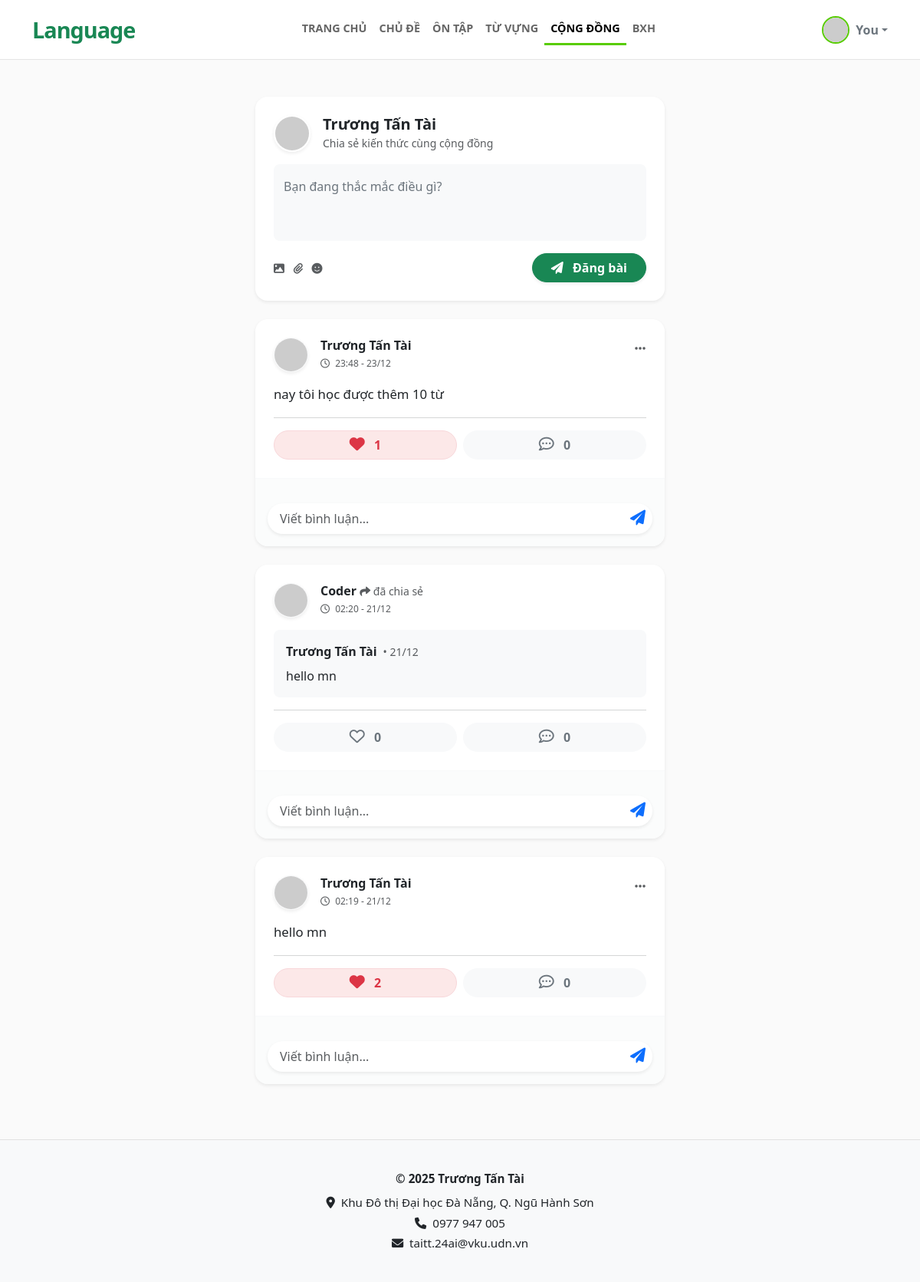
Screenshot of /community (signed in) with the database file from the repository.
### app.py (models this page shows)
class User(db.Model):
    id = db.Column(db.Integer, primary_key=True)
    username = db.Column(db.String(20), unique=True, nullable=False)
    email = db.Column(db.String(120), unique=True, nullable=False)      # Mới: Email
    fullname = db.Column(db.String(100), nullable=False)                # Mới: Tên hiển thị
    password = db.Column(db.String(60), nullable=False)
    posts = db.relationship('Post', backref='author', lazy=True)
    comments = db.relationship('Comment', backref='author', lazy=True)

class Post(db.Model):
    id = db.Column(db.Integer, primary_key=True)
    content = db.Column(db.Text, nullable=True) # Có thể null nếu chỉ chia sẻ mà không viết gì thêm
    date_posted = db.Column(db.DateTime, nullable=False, default=datetime.now)
    user_id = db.Column(db.Integer, db.ForeignKey('user.id'), nullable=False)
    original_post_id = db.Column(db.Integer, db.ForeignKey('post.id'), nullable=True)
    shares = db.relationship('Post',
                             backref=db.backref('original', remote_side=[id]),
                             cascade="all, delete-orphan")
    comments = db.relationship('Comment', backref='post', lazy=True, cascade="all, delete-orphan")
    likes = db.relationship('Like', backref='post', lazy=True, cascade="all, delete-orphan")
    def is_liked_by(self, user_id):
        return Like.query.filter_by(user_id=user_id, post_id=self.id).first() is not None

### app.py (the view)
@app.route('/community')
def community():
    if 'user' not in session: return redirect(url_for('login'))
    posts = Post.query.order_by(Post.date_posted.desc()).all()
    current_user = User.query.filter_by(username=session['user']).first()
    if not current_user:
        session.pop('user', None)
        return redirect(url_for('login'))
    return render_template('community.html', page_name='community', posts=posts, current_user=current_user)

### templates/community.html (shortened to what this page needs)
{% extends "base.html" %}
{% block content %}
<div class="container py-4">
    <div class="row justify-content-center">
        <div class="col-md-8 col-lg-6">
            <div class="card border-0 shadow-sm rounded-4 mb-4 overflow-hidden">
                <div class="card-body p-4">
                    <div class="d-flex align-items-center mb-3">
                        <img src="https://ui-avatars.com/api/?name={{ current_user.fullname }}&background=58cc02&color=fff"
                             class="rounded-circle me-3 border border-2 border-white shadow-sm" width="48" height="48">
                        <div>
                            <h5 class="fw-bold mb-0 text-dark">
                                <a href="/profile/{{ current_user.username }}" class="text-decoration-none text-dark">
                                    {{ current_user.fullname }}
                                </a>
                            </h5>
                            <small class="text-muted">Chia sẻ kiến thức cùng cộng đồng</small>
                        </div>
                    </div>
                    <form action="/create_post" method="POST">
                        <div class="form-floating mb-3">
                            <textarea name="content" class="form-control bg-light border-0 rounded-3"
                                      placeholder="Bạn đang nghĩ gì?" id="postContent" style="height: 100px; resize: none;" required></textarea>
                            <label for="postContent" class="text-secondary">Bạn đang thắc mắc điều gì?</label>
                        </div>
                        <div class="d-flex justify-content-between align-items-center">
                            <div class="text-muted small">
                                <i class="fas fa-image me-2 cursor-pointer hover-icon"></i>
                                <i class="fas fa-paperclip me-2 cursor-pointer hover-icon"></i>
                                <i class="fas fa-smile me-2 cursor-pointer hover-icon"></i>
                            </div>
                            <button type="submit" class="btn btn-success rounded-pill px-4 fw-bold shadow-sm transition-hover">
                                <i class="fas fa-paper-plane me-2"></i> Đăng bài
                            </button>
                        </div>
                    </form>
                </div>
            </div>
            {% for post in posts %}
            <div class="card border-0 shadow-sm rounded-4 mb-4 post-card animate-fade-in">
                <div class="card-body p-4">
                    <div class="d-flex justify-content-between align-items-start mb-3">
                        <div class="d-flex align-items-center">
                            <img src="https://ui-avatars.com/api/?name={{ post.author.fullname }}&background={{ (loop.index * 123) % 360 }}&color=fff"
                                 class="rounded-circle me-3 border border-1 border-light shadow-sm" width="45" height="45">
                            <div>
                                <h6 class="fw-bold text-dark mb-0">
                                    <a href="/profile/{{ post.author.username }}" class="text-decoration-none text-dark">{{ post.author.fullname }}</a>
                                    {% if post.original %}
                                        <span class="fw-normal text-muted small"> <i class="fas fa-share"></i> đã chia sẻ</span>
                                    {% endif %}
                                </h6>
                                <small class="text-muted" style="font-size: 0.75rem;">
                                    <i class="far fa-clock me-1"></i> {{ post.date_posted.strftime('%H:%M - %d/%m') }}
                                </small>
                            </div>
                        </div>
                        {% if post.author.username == session['user'] %}
                        <div class="dropdown">
                            <button class="btn btn-link text-muted p-0" type="button" data-bs-toggle="dropdown">
                                <i class="fas fa-ellipsis-h"></i>
                            </button>
                        </div>
                        {% endif %}
                    </div>
                    {% if post.content %}
                    <p class="card-text text-dark mb-3" style="font-size: 1.05rem; line-height: 1.6;">
                        {{ post.content }}
                    </p>
                    {% endif %}
                    {% if post.original %}
                    <div class="card bg-light border-0 rounded-3 mb-3 p-3">
                        <div class="d-flex align-items-center mb-2">
                            <div class="fw-bold">{{ post.original.author.fullname }}</div>
                            <small class="text-muted ms-2">• {{ post.original.date_posted.strftime('%d/%m') }}</small>
                        </div>
                        <div>{{ post.original.content }}</div>
                    </div>
                    {% endif %}
                    <hr class="text-muted opacity-10 my-3">
                    <div class="d-flex gap-2">
                        <a href="/like/{{ post.id }}" class="btn btn-light rounded-pill px-3 flex-grow-1 action-btn {% if post.is_liked_by(current_user.id) %}active-like{% endif %}">
                            <i class="{% if post.is_liked_by(current_user.id) %}fas text-danger heart-beat{% else %}far text-secondary{% endif %} fa-heart fs-5 me-2"></i>
                            <span class="fw-bold {% if post.is_liked_by(current_user.id) %}text-danger{% else %}text-secondary{% endif %}">
                                {{ post.likes|length }}
                            </span>
                        </a>
                        <button class="btn btn-light rounded-pill px-3 flex-grow-1 action-btn">
                            <i class="far fa-comment-dots fs-5 me-2 text-secondary"></i>
                            <span class="fw-bold text-secondary">{{ post.comments|length }}</span>
                        </button>
                    </div>
                </div>
                <div class="bg-light bg-opacity-50 p-3 rounded-bottom-4 border-top border-light">
                    <form action="/comment/{{ post.id }}" method="POST" class="position-relative">
                        <input type="text" name="content" class="form-control rounded-pill ps-3 pe-5 py-2 border-0 shadow-sm"
                               placeholder="Viết bình luận..." required>
                        <button type="submit" class="btn btn-link text-primary position-absolute top-50 end-0 translate-middle-y me-2 p-0 hover-scale">
                            <i class="fas fa-paper-plane fs-5"></i>
                        </button>
                    </form>
                </div>
            </div>
            {% endfor %}
        </div>
    </div>
</div>
{% endblock %}

### static/css/style.css (style rules this page uses)
body { background-color: #fafafa; }
.cursor-pointer { cursor: pointer; }
.hover-scale { transition: transform 0.3s ease; }
.animate-fade-in { animation: fadeIn 0.5s ease-out forwards; opacity: 0; transform: translateY(10px); }
.transition-hover { transition: transform 0.2s; }
.post-card { transition: box-shadow 0.3s ease; }
.action-btn { transition: background-color 0.2s; border: 1px solid transparent; }
.active-like { background-color: #fce8e8; border-color: #f8d7da; }
.heart-beat { animation: heartBeat 0.3s ease-in-out; }
.post-card:nth-child(2) { animation-delay: 0.2s; }
.post-card:nth-child(3) { animation-delay: 0.3s; }
.text-primary { color: #0d6efd !important; }

### rows the page displays
User: fullname "Trương Tấn Tài"
Post: author.fullname "Trương Tấn Tài", date_posted "23:48 - 23/12", content "nay tôi học được thêm 10 từ", likes|length "1", comments|length "0"
Post: author.fullname "Coder", shows "đã chia sẻ", date_posted "02:20 - 21/12", original.author.fullname "Trương Tấn Tài", original.date_posted "21/12", original.content "hello mn", likes|length "0", comments|length "0"
Post: author.fullname "Trương Tấn Tài", date_posted "02:19 - 21/12", content "hello mn", likes|length "2", comments|length "0"

### other values shown
{{ session.get('short_name', 'You') }} "You"
